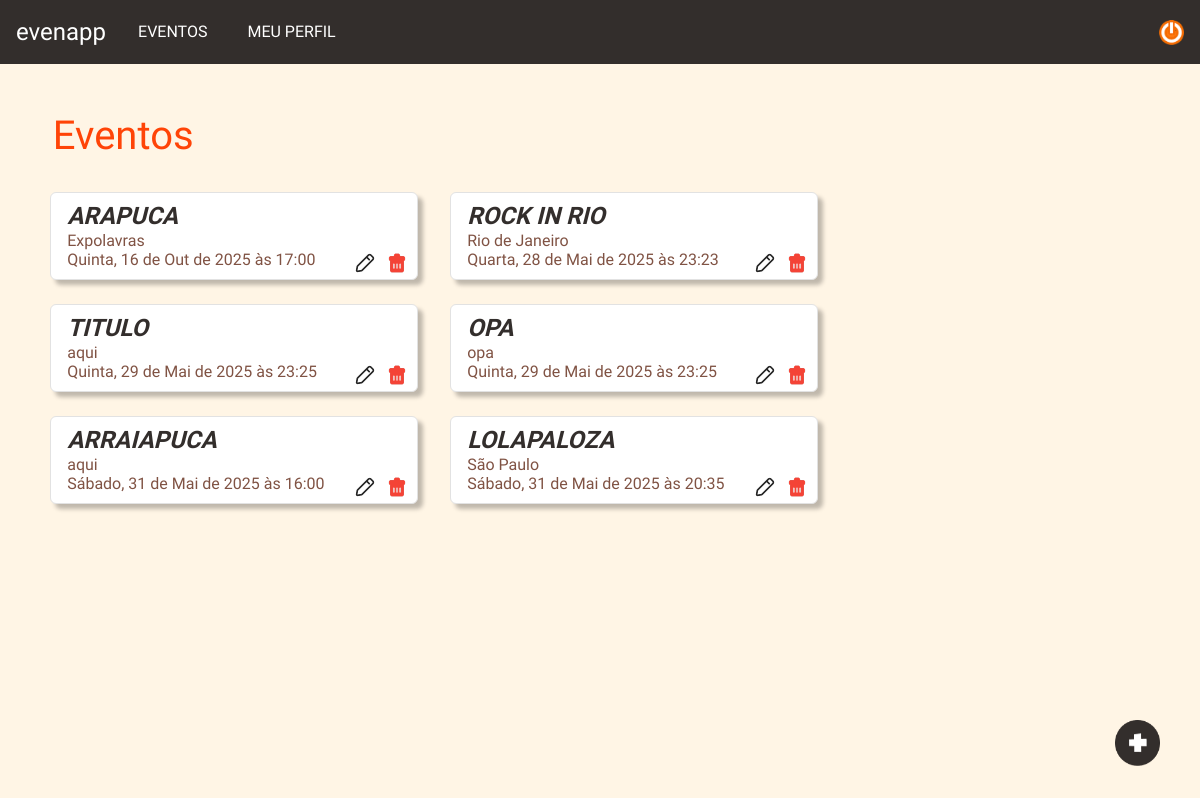
Screenshot of /home (signed in) with the database file from the repository.
### evenapp/models.py (models this page shows, shortened)
class Evento(models.Model):
    titulo = models.CharField(max_length=255)
    data = models.DateTimeField()
    local = models.CharField(max_length=255)
    descricao = models.TextField(blank=True)
    organizador = models.ForeignKey(
        Usuario,
        on_delete=models.CASCADE,
        related_name='eventos_organizados'
    )

### evenapp/views.py (the view)
# urls.py: 2. Add a URL to urlpatterns:  path('', views.home, name='home')
def home(request):
    eventos = Evento.objects.all()
    return render(request, 'events/home.html', {'eventos': eventos})

### evenapp/templatetags/custom_filters.py (called while the page is built)
@register.filter
def format_date(value):
    if not value:
        return ''
    dia_semana = dias_semana[value.strftime('%A')]
    dia = value.strftime('%d')
    mes = meses[value.strftime('%b')]
    ano = value.strftime('%Y')
    hora = value.strftime('%H:%M')
    return f'{dia_semana}, {dia} de {mes} de {ano} às {hora}'

### evenapp/templates/events/home.html
{% extends "base.html" %}
{% load static %}
{% block extra_css %}
<link rel="stylesheet" href="{% static 'css/home.css' %}">
{% endblock %}
{% block content %}
<div class="home">
    <h1 class="title pt-5">Eventos</h1>
    <div class="events">
        {% for evento in eventos %}
        {% include 'events/event.html' %}
        {% empty %}
        <h3 style="font-family: 'Roboto';">Nenhum evento disponível.</h3>
        {% endfor %}
    </div>
    {% if user.is_authenticated and user.tipo == 'criador' %}
    <a href="{% url 'createEvent' %}" class="btn-add">
        <img src="{% static 'img/addbutton.png' %}" alt="Adicionar" width="45" height="50">
    </a>
    {% endif %}
</div>
{% endblock %}

### evenapp/templates/events/event.html
{% load static %}
{% load custom_filters %}
{% block extra_css %}
<link rel="stylesheet" href="{% static 'css/event.css' %}">
{% endblock %}
{% block content %}
<div class="card mt-4 mx-3">
    <div class="mx-3">
        <a href="{% url 'details' evento.id %}" style="text-decoration: none; color: inherit;">
            <h3 class="event event-title">{{evento.titulo}}</h3>
        </a>
        <h4 class="event event-details">{{evento.local}}</h4>
        <h4 class="event event-details">{{evento.data|format_date}}</h4>
    </div>
    {% if user.is_authenticated and user.tipo == 'criador' %}
    <div class="buttons">
        <a href="{% url 'createEvent' %}" class="btn-edit me-2" style="text-decoration: none; color: inherit;">
            <img src="{% static 'img/edit.png' %}" alt="Editar" width="20" height="20">
        </a>
        <a href="{% url 'createEvent' %}" class="btn-delete" style="text-decoration: none; color: inherit;">
            <img src="{% static 'img/delete.png' %}" alt="Excluir" width="20" height="20">
        </a>
    </div>
    {% endif %}
</div>
{% endblock %}

### evenapp/static/css/style.css (style rules this page uses)
body { font-family: 'Luckiest Guy'; background-color: #FFF5E5; height: 100vh; }

### evenapp/static/css/home.css (style rules this page uses)
.home { display: flex; flex-direction: column; }
.events { width: 94.3%; display: flex; flex-wrap: wrap; margin: 0 auto; }
h1.title { color: #FF4407 !important; margin-left: 3.3rem; }
.btn-add { position: fixed; bottom: 30px; right: 40px; z-index: 1000; cursor: pointer; }

### evenapp/static/css/event.css (style rules this page uses)
.buttons { position: absolute; bottom: 5px; right: 10px; z-index: 1000; cursor: pointer; }
div.card { width: 23rem; height: 5.5rem; display: flex; justify-content: center; box-shadow: 5px 5px 4px 0 rgba(0, 0, 0, 0.25); border-color: #E2E2E2; border-width: 1px; }
h3, h4 { font-family: 'Roboto Condensed'; }
.event-title { margin: 0; font-size: 1.5rem; font-style: italic; font-weight: 600; text-transform: uppercase; color: #332E2C; }
.event-details { margin: 0; font-size: 1rem; color: #805344; }

### rows the page displays
Evento: titulo "ARAPUCA", local "Expolavras", data "Quinta, 16 de Out de 2025 às 17:00"
Evento: titulo "ROCK IN RIO", local "Rio de Janeiro", data "Quarta, 28 de Mai de 2025 às 23:23"
Evento: titulo "TITULO", local "aqui", data "Quinta, 29 de Mai de 2025 às 23:25"
Evento: titulo "OPA", local "opa", data "Quinta, 29 de Mai de 2025 às 23:25"
Evento: titulo "ARRAIAPUCA", local "aqui", data "Sábado, 31 de Mai de 2025 às 16:00"
Evento: titulo "LOLAPALOZA", local "São Paulo", data "Sábado, 31 de Mai de 2025 às 20:35"
